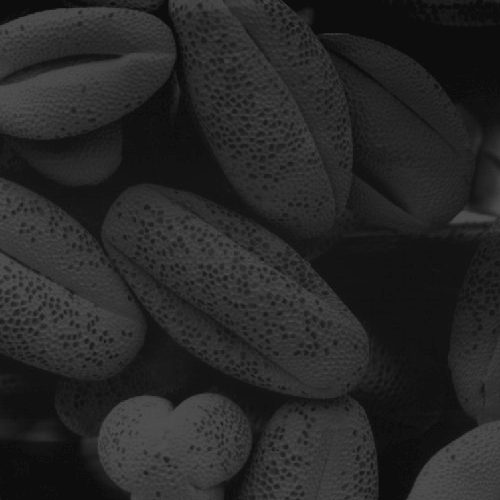
#> input picture Image--a.tif, 500 x 500 px
$ jupyter execute --allow-errors '電腦視覺.ipynb'
#> lines starting #> are read from the running program, lines starting #| are printed output that depends on the picture
[cell 1]
import cv2
import matplotlib.pyplot as plt

# 讀取灰階 TIF 圖像
img = cv2.imread('Image--a.tif', cv2.IMREAD_GRAYSCALE)
#> img is the input picture: shape (500, 500); min 13, max 83, mean 38.7

# 進行直方圖均衡化
equalized_img = cv2.equalizeHist(img)
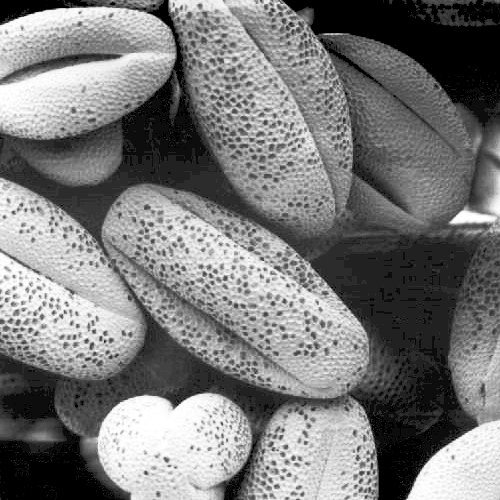
#> equalized_img: shape (500, 500); min 0, max 255, mean 121.5

# 顯示原始圖像和均衡化後的圖像
plt.figure(figsize=(10,5))

plt.subplot(1, 2, 1)
plt.title('original picture')
plt.imshow(img, cmap='gray')

plt.subplot(1, 2, 2)
plt.title('after histogram equalization')
plt.imshow(equalized_img, cmap='gray')

plt.show()
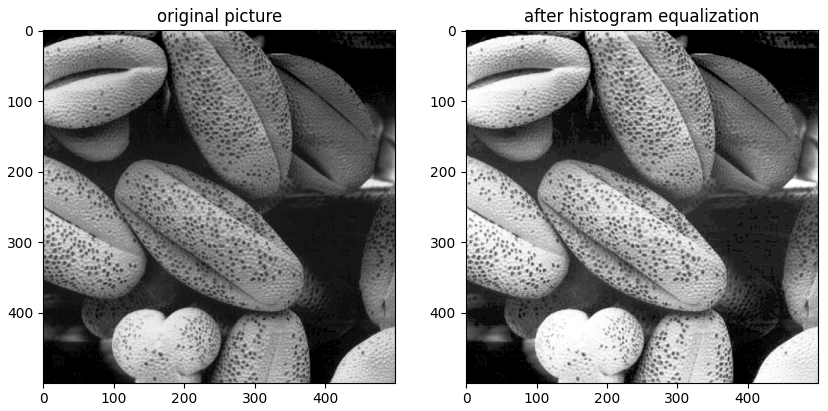
#> figure drawn by matplotlib, 2 panels
